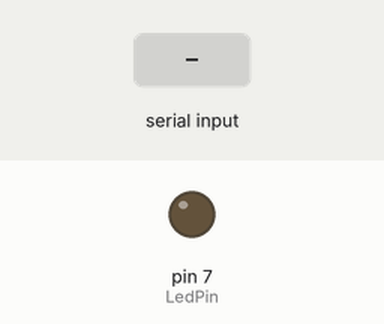
This sketch was run on a simulated Arduino Uno, built with avr-gcc and run on an emulated ATmega328P. Parts: output pins drawn as LEDs (lit = HIGH). Inputs (shaded band) come from the test bench.

Above: at 1.2 s.
1.3 s: "90,45\n" received over Serial
At 3.8 s:
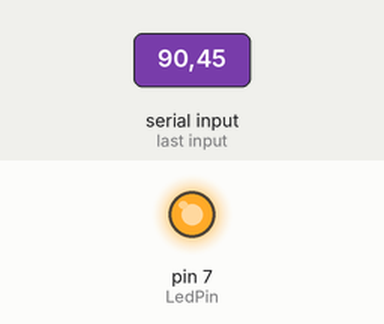
4.3 s: "30,150\n" received over Serial
At 7.0 s:
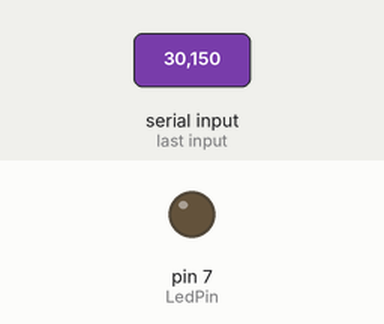
7.3 s: "1\n" received over Serial
At 10.0 s:
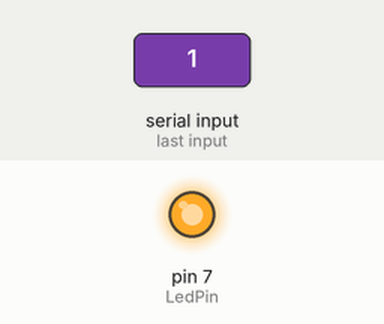
Timing chart, 0 to 11.5 s (numbered marks = the images above; inputs shaded):
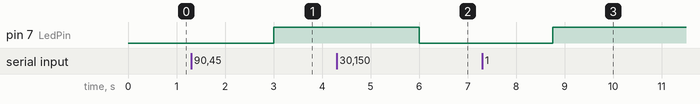

The sketch:

Code_Receiving_Controller.ino
```cpp
int LedPin=7;
int buttonNewValue=1;
int buttonOldValue=1;
int ledState=0;//indicate if LED is on =1 or off =0
int delayTime=250;

void setup()
{
  pinMode(LedPin, OUTPUT);
  Serial.begin(9600);
}

void loop()
{
  if(Serial.available()){// once the data is received from the other controller in the buffer this if statement will execute
   buttonNewValue=Serial.parseInt();//the received data is converted from string to an int


  if(buttonOldValue==1&&buttonNewValue==0){//if the button is clicked buttonNewValue=0 Else it will equal 1 and will not enter the if statement

    if(ledState==0){//if the LED is off, turn it on. And update LedState
    digitalWrite(LedPin,HIGH);
      ledState=1;
    }
    else if(ledState==1){//else if the LED is on, turn it off. And update LedState
      digitalWrite(LedPin,LOW);
       ledState=0;
    }

  }


  }

  delay(delayTime);

}
```

Measured:
- after the input at 1.3 s, pin 7 (LedPin): LOW → HIGH after 1.7 s
- after the input at 4.3 s, pin 7 (LedPin): HIGH → LOW after 1.7 s
- after the input at 7.3 s, pin 7 (LedPin): LOW → HIGH after 1.4 s
